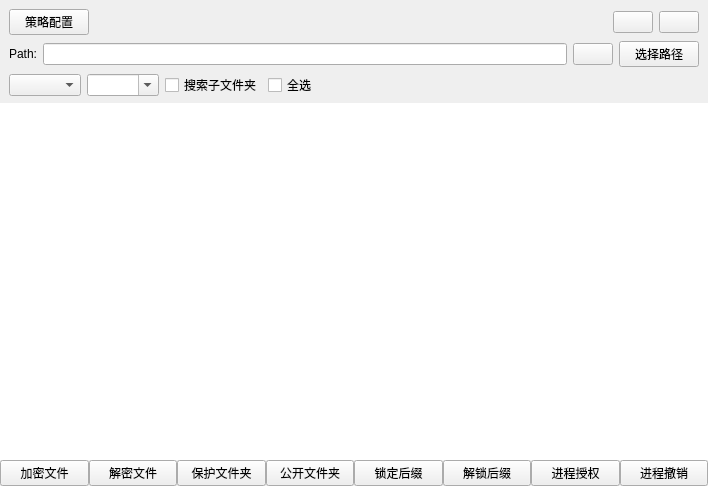
<?xml version="1.0" encoding="UTF-8"?>
<ui version="4.0">
 <class>SettingWindow</class>
 <widget class="QMainWindow" name="SettingWindow">
  <property name="geometry">
   <rect>
    <x>0</x>
    <y>0</y>
    <width>708</width>
    <height>486</height>
   </rect>
  </property>
  <property name="windowTitle">
   <string>MainWindow</string>
  </property>
  <widget class="QWidget" name="centralWidget">
   <layout class="QVBoxLayout" name="verticalLayout_2">
    <property name="spacing">
     <number>0</number>
    </property>
    <property name="leftMargin">
     <number>0</number>
    </property>
    <property name="topMargin">
     <number>9</number>
    </property>
    <property name="rightMargin">
     <number>0</number>
    </property>
    <property name="bottomMargin">
     <number>0</number>
    </property>
    <item>
     <layout class="QVBoxLayout" name="verticalLayout">
      <property name="spacing">
       <number>6</number>
      </property>
      <property name="bottomMargin">
       <number>0</number>
      </property>
      <item>
       <layout class="QHBoxLayout" name="horizontalLayout_3">
        <property name="leftMargin">
         <number>9</number>
        </property>
        <property name="rightMargin">
         <number>9</number>
        </property>
        <item>
         <widget class="QPushButton" name="pushButton_setting">
          <property name="text">
           <string>策略配置</string>
          </property>
         </widget>
        </item>
        <item>
         <spacer name="horizontalSpacer_2">
          <property name="orientation">
           <enum>Qt::Horizontal</enum>
          </property>
          <property name="sizeHint" stdset="0">
           <size>
            <width>40</width>
            <height>20</height>
           </size>
          </property>
         </spacer>
        </item>
        <item>
         <widget class="QPushButton" name="pushButton_mini">
          <property name="styleSheet">
           <string notr="true">background-image: url(:/icon/line.ico);</string>
          </property>
          <property name="text">
           <string/>
          </property>
         </widget>
        </item>
        <item>
         <widget class="QPushButton" name="pushButton_close">
          <property name="text">
           <string/>
          </property>
         </widget>
        </item>
       </layout>
      </item>
      <item>
       <layout class="QHBoxLayout" name="horizontalLayout">
        <property name="leftMargin">
         <number>9</number>
        </property>
        <property name="rightMargin">
         <number>9</number>
        </property>
        <item>
         <widget class="QLabel" name="label">
          <property name="text">
           <string>Path:</string>
          </property>
         </widget>
        </item>
        <item>
         <widget class="QLineEdit" name="pathlineEdit"/>
        </item>
        <item>
         <widget class="QPushButton" name="GoTopushButton">
          <property name="text">
           <string/>
          </property>
          <property name="icon">
           <iconset resource="icon.qrc">
            <normaloff>:/ico/icon/next.ico</normaloff>:/ico/icon/next.ico</iconset>
          </property>
          <property name="shortcut">
           <string>Return</string>
          </property>
         </widget>
        </item>
        <item>
         <widget class="QPushButton" name="DirSelectpushButton">
          <property name="text">
           <string>选择路径</string>
          </property>
         </widget>
        </item>
       </layout>
      </item>
      <item>
       <layout class="QHBoxLayout" name="horizontalLayout_2">
        <property name="leftMargin">
         <number>9</number>
        </property>
        <property name="rightMargin">
         <number>9</number>
        </property>
        <item>
         <widget class="QComboBox" name="comboBox_filetype"/>
        </item>
        <item>
         <widget class="QComboBox" name="comboBox_filter">
          <property name="editable">
           <bool>true</bool>
          </property>
         </widget>
        </item>
        <item>
         <widget class="QCheckBox" name="checkBox_search_all">
          <property name="text">
           <string>搜索子文件夹</string>
          </property>
         </widget>
        </item>
        <item>
         <widget class="QCheckBox" name="checkBox_select_all">
          <property name="text">
           <string>全选</string>
          </property>
         </widget>
        </item>
        <item>
         <spacer name="horizontalSpacer">
          <property name="orientation">
           <enum>Qt::Horizontal</enum>
          </property>
          <property name="sizeHint" stdset="0">
           <size>
            <width>40</width>
            <height>20</height>
           </size>
          </property>
         </spacer>
        </item>
       </layout>
      </item>
      <item>
       <widget class="QTableView" name="tableView">
        <property name="styleSheet">
         <string notr="true"/>
        </property>
        <property name="frameShape">
         <enum>QFrame::NoFrame</enum>
        </property>
       </widget>
      </item>
     </layout>
    </item>
    <item>
     <layout class="QHBoxLayout" name="horizontalLayout_5">
      <property name="spacing">
       <number>0</number>
      </property>
      <item>
       <widget class="QPushButton" name="pushButton_lock_file">
        <property name="text">
         <string>加密文件</string>
        </property>
        <property name="icon">
         <iconset resource="icon.qrc">
          <normaloff>:/icon/file_del.ico</normaloff>:/icon/file_del.ico</iconset>
        </property>
       </widget>
      </item>
      <item>
       <widget class="QPushButton" name="pushButton_unlock_file">
        <property name="text">
         <string>解密文件</string>
        </property>
        <property name="icon">
         <iconset resource="icon.qrc">
          <normaloff>:/icon/file_add.ico</normaloff>:/icon/file_add.ico</iconset>
        </property>
       </widget>
      </item>
      <item>
       <widget class="QPushButton" name="pushButton_lock_dir">
        <property name="text">
         <string>保护文件夹</string>
        </property>
        <property name="icon">
         <iconset resource="icon.qrc">
          <normaloff>:/icon/folder_add.ico</normaloff>:/icon/folder_add.ico</iconset>
        </property>
       </widget>
      </item>
      <item>
       <widget class="QPushButton" name="pushButton_unlock_dir">
        <property name="text">
         <string>公开文件夹</string>
        </property>
        <property name="icon">
         <iconset resource="icon.qrc">
          <normaloff>:/icon/folder_del.ico</normaloff>:/icon/folder_del.ico</iconset>
        </property>
       </widget>
      </item>
      <item>
       <widget class="QPushButton" name="pushButton_lock_ext">
        <property name="text">
         <string>锁定后缀</string>
        </property>
        <property name="icon">
         <iconset resource="icon.qrc">
          <normaloff>:/ico/icon/dir_lock.ico</normaloff>:/ico/icon/dir_lock.ico</iconset>
        </property>
       </widget>
      </item>
      <item>
       <widget class="QPushButton" name="pushButton_unlock_ext">
        <property name="text">
         <string>解锁后缀</string>
        </property>
        <property name="icon">
         <iconset resource="icon.qrc">
          <normaloff>:/ico/icon/dir_unlock.ico</normaloff>:/ico/icon/dir_unlock.ico</iconset>
        </property>
       </widget>
      </item>
      <item>
       <widget class="QPushButton" name="pushButton_add_proc">
        <property name="text">
         <string>进程授权</string>
        </property>
        <property name="icon">
         <iconset resource="icon.qrc">
          <normaloff>:/icon/process_accept.ico</normaloff>:/icon/process_accept.ico</iconset>
        </property>
       </widget>
      </item>
      <item>
       <widget class="QPushButton" name="pushButton_del_proc">
        <property name="text">
         <string>进程撤销</string>
        </property>
        <property name="icon">
         <iconset resource="icon.qrc">
          <normaloff>:/icon/process_delete.ico</normaloff>:/icon/process_delete.ico</iconset>
        </property>
       </widget>
      </item>
     </layout>
    </item>
   </layout>
  </widget>
  <action name="actionunlockFile">
   <property name="icon">
    <iconset resource="icon.qrc">
     <normaloff>:/ico/icon/unlock_file.ico</normaloff>:/ico/icon/unlock_file.ico</iconset>
   </property>
   <property name="text">
    <string>unlockFile</string>
   </property>
   <property name="toolTip">
    <string>解锁文件</string>
   </property>
  </action>
  <action name="actionLockFile">
   <property name="icon">
    <iconset resource="icon.qrc">
     <normaloff>:/ico/icon/lock_file.ico</normaloff>:/ico/icon/lock_file.ico</iconset>
   </property>
   <property name="text">
    <string>lockFile</string>
   </property>
   <property name="toolTip">
    <string>锁定文件</string>
   </property>
  </action>
  <action name="actionUnlockDir">
   <property name="icon">
    <iconset resource="icon.qrc">
     <normaloff>:/ico/icon/dir_unlock.ico</normaloff>:/ico/icon/dir_unlock.ico</iconset>
   </property>
   <property name="text">
    <string>unlockDir</string>
   </property>
   <property name="toolTip">
    <string>解锁文件夹</string>
   </property>
  </action>
  <action name="actionLockDir">
   <property name="icon">
    <iconset resource="icon.qrc">
     <normaloff>:/ico/icon/dir_lock.ico</normaloff>:/ico/icon/dir_lock.ico</iconset>
   </property>
   <property name="text">
    <string>LockDir</string>
   </property>
   <property name="toolTip">
    <string>锁定文件夹</string>
   </property>
  </action>
  <action name="actionLockExt">
   <property name="icon">
    <iconset resource="icon.qrc">
     <normaloff>:/ico/icon/lock_ext.ico</normaloff>:/ico/icon/lock_ext.ico</iconset>
   </property>
   <property name="text">
    <string>LockExt</string>
   </property>
   <property name="toolTip">
    <string>锁定指定的文件后缀</string>
   </property>
  </action>
  <action name="actionUnlockExt">
   <property name="icon">
    <iconset resource="icon.qrc">
     <normaloff>:/ico/icon/unlock_ext.ico</normaloff>:/ico/icon/unlock_ext.ico</iconset>
   </property>
   <property name="text">
    <string>UnlockExt</string>
   </property>
   <property name="toolTip">
    <string>解锁指定的文件后缀</string>
   </property>
  </action>
 </widget>
 <layoutdefault spacing="6" margin="11"/>
 <resources>
  <include location="icon.qrc"/>
 </resources>
 <connections/>
</ui>
